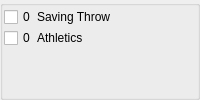
          <widget class="QGroupBox" name="groupBox_4">
           <property name="title">
            <string/>
           </property>
           <layout class="QFormLayout" name="formLayout">
            <property name="horizontalSpacing">
             <number>1</number>
            </property>
            <property name="verticalSpacing">
             <number>1</number>
            </property>
            <property name="leftMargin">
             <number>1</number>
            </property>
            <property name="topMargin">
             <number>1</number>
            </property>
            <property name="rightMargin">
             <number>1</number>
            </property>
            <property name="bottomMargin">
             <number>1</number>
            </property>
            <item row="0" column="0">
             <widget class="QCheckBox" name="checkBox_6">
              <property name="sizePolicy">
               <sizepolicy hsizetype="Fixed" vsizetype="Fixed">
                <horstretch>0</horstretch>
                <verstretch>0</verstretch>
               </sizepolicy>
              </property>
              <property name="text">
               <string>0</string>
              </property>
             </widget>
            </item>
            <item row="0" column="1">
             <widget class="QLabel" name="label_30">
              <property name="text">
               <string>Saving Throw</string>
              </property>
             </widget>
            </item>
            <item row="1" column="0">
             <widget class="QCheckBox" name="checkBox_10">
              <property name="sizePolicy">
               <sizepolicy hsizetype="Fixed" vsizetype="Fixed">
                <horstretch>0</horstretch>
                <verstretch>0</verstretch>
               </sizepolicy>
              </property>
              <property name="text">
               <string>0</string>
              </property>
             </widget>
            </item>
            <item row="1" column="1">
             <widget class="QLabel" name="label_34">
              <property name="text">
               <string>Athletics</string>
              </property>
             </widget>
            </item>
           </layout>
          </widget>
